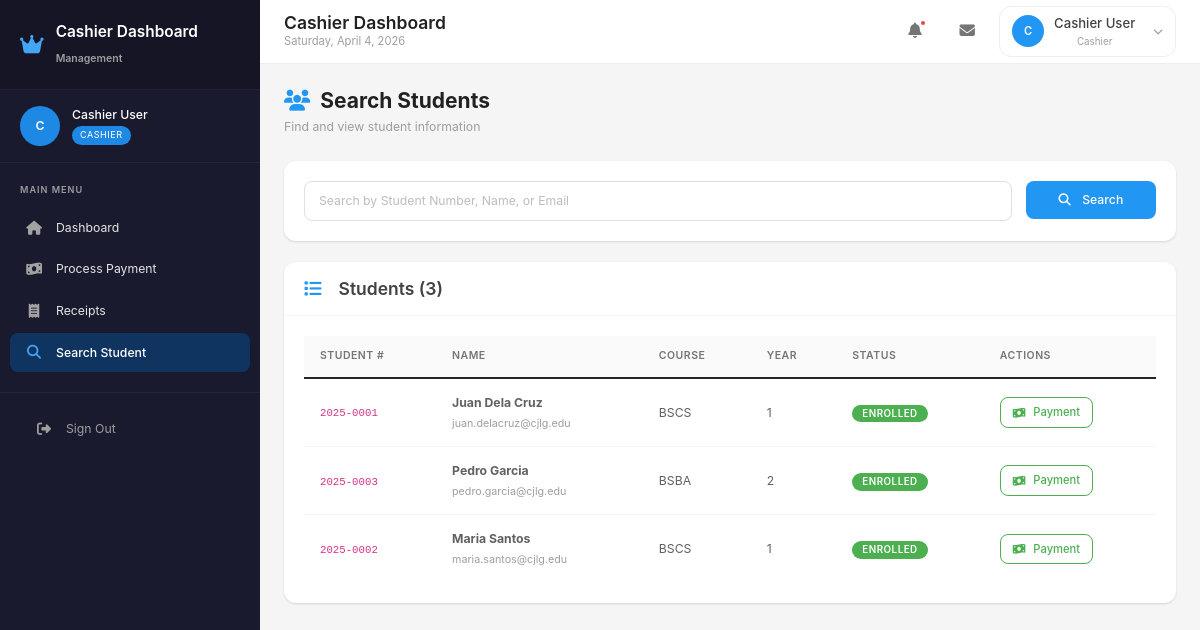
The page /cashier/dashboard.php?page=students (signed in) on the database its author committed.
### tables this page shows
CREATE TABLE students (
    id INT AUTO_INCREMENT PRIMARY KEY,
    student_number VARCHAR(50) NOT NULL UNIQUE,
    firstname VARCHAR(100) NOT NULL,
    lastname VARCHAR(100) NOT NULL,
    middle_name VARCHAR(100),
    suffix VARCHAR(20),
    email VARCHAR(100),
    phone VARCHAR(50),
    gender VARCHAR(20),
    birthdate DATE,
    
     
    address VARCHAR(500),
    city VARCHAR(100),
    province VARCHAR(100),
    zipcode VARCHAR(20),
    
     
    guardian_name VARCHAR(200),
    guardian_relationship VARCHAR(50),
    guardian_phone VARCHAR(50),
    guardian_email VARCHAR(100),
    guardian_address VARCHAR(500),
    
     
    course_id INT,
    year_level INT DEFAULT 1,
    enrollment_status ENUM('Pending', 'Enrolled', 'Dropped', 'Graduated', 'Transferred') DEFAULT 'Pending',
    enrollment_date DATE,
    
     
    previous_school VARCHAR(255),
    previous_school_address VARCHAR(500),
    
    password VARCHAR(255),
    password_encrypted TEXT,
    is_active TINYINT(1) DEFAULT 1,
    created_at TIMESTAMP DEFAULT CURRENT_TIMESTAMP,
    updated_at TIMESTAMP DEFAULT CURRENT_TIMESTAMP ON UPDATE CURRENT_TIMESTAMP,
    FOREIGN KEY (course_id) REFERENCES courses(id) ON DELETE SET NULL
);

CREATE TABLE courses (
    id INT AUTO_INCREMENT PRIMARY KEY,
    code VARCHAR(20) NOT NULL,
    name VARCHAR(255) NOT NULL,
    department_id INT NOT NULL,
    major VARCHAR(100),
    description TEXT,
    total_units INT DEFAULT 0,
    years INT DEFAULT 4,
    is_active TINYINT(1) DEFAULT 1,
    created_at TIMESTAMP DEFAULT CURRENT_TIMESTAMP,
    FOREIGN KEY (department_id) REFERENCES departments(id) ON DELETE CASCADE,
    UNIQUE KEY unique_course (code, department_id)
);

### cashier/pages/students.php (the view, shortened to what this page needs)
<?php
$search = $_GET['search'] ?? '';
$where = "WHERE 1=1";
$students = $conn->query("SELECT s.*, c.code as course_code, c.name as course_name
    FROM students s
    LEFT JOIN courses c ON s.course_id = c.id
    $where
    ORDER BY s.lastname, s.firstname
    LIMIT 50");
?>
<div class="page-header">
    <div class="page-header-left">
        <h1><i class="fas fa-users"></i> Search Students</h1>
        <p>Find and view student information</p>
    </div>
</div>
<div class="card mb-4">
    <div class="card-body">
        <form method="GET" class="row g-3">
            <div class="col-md-10">
                <input type="text" name="search" class="form-control" placeholder="Search by Student Number, Name, or Email" value="<?php echo htmlspecialchars($search); ?>">
            </div>
            <div class="col-md-2">
                <button type="submit" class="btn btn-primary w-100"><i class="fas fa-search me-1"></i> Search</button>
            </div>
        </form>
    </div>
</div>
<div class="card">
    <div class="card-header">
        <h5 class="card-title mb-0"><i class="fas fa-list me-2"></i>Students (<?php echo $students ? $students->num_rows : 0; ?>)</h5>
    </div>
    <div class="card-body">
        <div class="table-responsive">
            <table class="table table-hover">
                <thead>
                    <tr>
                        <th>Student #</th>
                        <th>Name</th>
                        <th>Course</th>
                        <th>Year</th>
                        <th>Status</th>
                        <th>Actions</th>
                    </tr>
                </thead>
                <tbody>
                    <?php if ($students && $students->num_rows > 0): ?>
                        <?php while ($s = $students->fetch_assoc()): ?>
                        <tr>
                            <td><code><?php echo htmlspecialchars($s['student_number']); ?></code></td>
                            <td>
                                <strong><?php echo htmlspecialchars($s['firstname'] . ' ' . $s['lastname']); ?></strong>
                                <br><small class="text-muted"><?php echo htmlspecialchars($s['email'] ?? ''); ?></small>
                            </td>
                            <td><?php echo htmlspecialchars($s['course_code'] ?? 'N/A'); ?></td>
                            <td><?php echo $s['year_level']; ?></td>
                            <td>
                                <?php
                                $status_class = match($s['enrollment_status']) {
                                    'Enrolled' => 'success',
                                    'Pending' => 'warning',
                                    'Dropped' => 'danger',
                                    'Graduated' => 'info',
                                    default => 'secondary'
                                };
                                ?>
                                <span class="badge bg-<?php echo $status_class; ?>"><?php echo $s['enrollment_status']; ?></span>
                            </td>
                            <td>
                                <a href="?page=payments&student_id=<?php echo $s['id']; ?>" class="btn btn-sm btn-outline-success">
                                    <i class="fas fa-money-bill-wave"></i> Payment
                                </a>
                            </td>
                        </tr>
                        <?php endwhile; ?>
                    <?php else: ?>
                        <tr><td colspan="6" class="text-center text-muted py-4">No students found</td></tr>
                    <?php endif; ?>
                </tbody>
            </table>
        </div>
    </div>
</div>

### rows shown on the page
students: student_number "2025-0001", firstname+lastname "Juan Dela Cruz", email "juan.delacruz@cjlg.edu", course.code "BSCS", year_level "1", enrollment_status "ENROLLED"
students: student_number "2025-0003", firstname+lastname "Pedro Garcia", email "pedro.garcia@cjlg.edu", course.code "BSBA", year_level "2", enrollment_status "ENROLLED"
students: student_number "2025-0002", firstname+lastname "Maria Santos", email "maria.santos@cjlg.edu", course.code "BSCS", year_level "1", enrollment_status "ENROLLED"

### other values the page prints
$portal_title "Cashier Dashboard"
substr($user_name, 0, 1) "C"
$user_name "Cashier User"
str_replace('_', ' ', $user_role) "CASHIER"
$item['label'] "Dashboard"
$item['label'] "Process Payment"
$item['label'] "Receipts"
$item['label'] "Search Student"
str_replace('_', ' ', $user_role) "Cashier"
$students->num_rows "3"
